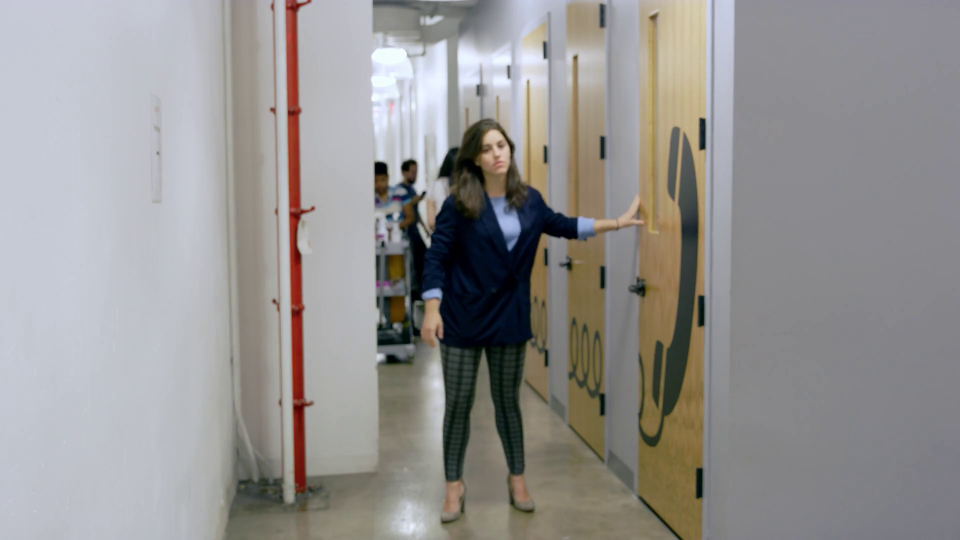
#> input picture frame 29 of test_videos/real_62pct.mp4, 1920 x 1080 px, given in place of test.mp4, which was not available (shown at 1/2 size)
$ python frame_extractor.py   (older library calls are emulated)
#> lines starting #> are read from the running program, lines starting #| are printed output that depends on the picture; after the words box and inside, x2 and y2 are one past the last pixel; in counts of white or black regions, pixels touching at a corner belong together; long printed decimals are rounded; pictures that were not available may be replaced by others from this repository, and a replacement may not be noted
import cv2
import os
import time
from datetime import datetime

# Face detector
face_cascade = cv2.CascadeClassifier(
    cv2.data.haarcascades +
    'haarcascade_frontalface_default.xml'
)


def extract_frames(video_path, output_folder):

    # Current date
#> called with video_path = 'uploads/test.mp4', output_folder = 'extracted_frames/test_video'
    current_date = datetime.now().strftime(
        "%Y-%m-%d"
    )

    # Video name
    video_name = os.path.splitext(
        os.path.basename(video_path)
    )[0]

    # User name
    user_name = "user_1"

    # Organized output folder
    output_folder = os.path.join(
        "extracted_frames",
        user_name,
        current_date,
        video_name
    )

    # Create folders
    os.makedirs(output_folder, exist_ok=True)

    # Open video
    video = cv2.VideoCapture(video_path)

    # Counters
    frame_count = 0
    saved_count = 0
    error_count = 0

    # Check video
    if not video.isOpened():

        print("Error opening video")

        error_count += 1

        return

    # Start timer
    start_time = time.time()

    while True:

        # Read frame
        success, frame = video.read()
#> frame is the input picture: shape (1080, 1920, 3); mean B, G, R 145.4, 146.4, 148.4

        # End of video
        if not success:
            break

        # Save 1 frame every 10 frames
        if frame_count % 10 == 0:

            # Convert to grayscale
            gray = cv2.cvtColor(
                frame,
                cv2.COLOR_BGR2GRAY
            )
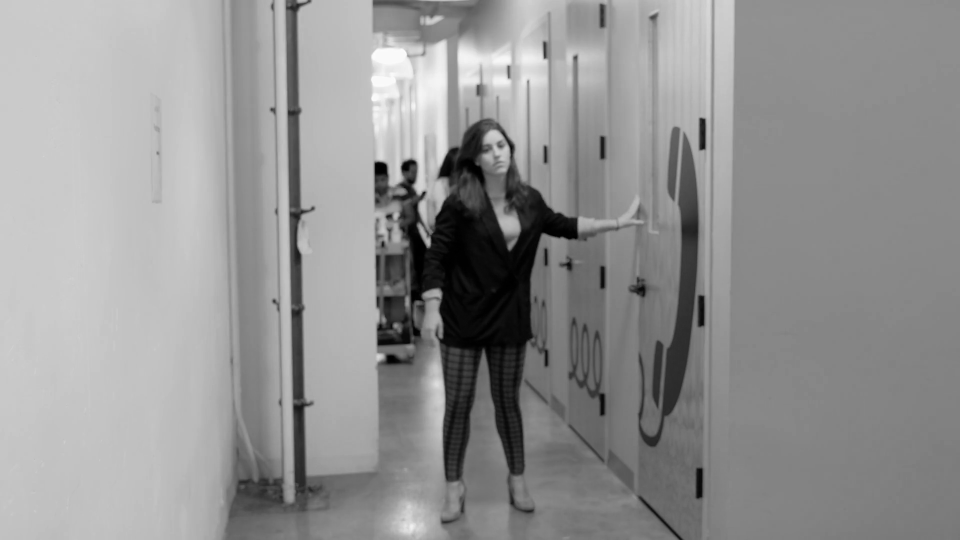
#> gray: shape (1080, 1920) (shown at 1/2 size); min 0, max 253, mean 146.9

            # Blur detection
            variance = cv2.Laplacian(
                gray,
                cv2.CV_64F
            ).var()
#> variance = 6.58

            print("Variance:", variance)
#| Variance: 6.579

            # Ignore blurry frames
            if variance < 1:

                frame_count += 1
                continue

            # Brightness detection
            brightness = gray.mean()
#> brightness = 146.9

            print("Brightness:", brightness)
#| Brightness: 146.940

            # Ignore dark frames
            if brightness < 30:

                frame_count += 1
                continue

            # Face detection
            faces = face_cascade.detectMultiScale(
                gray,
                scaleFactor=1.1,
                minNeighbors=5
            )
#> faces = [[950, 264, 82, 82]]

            print("Faces detected:", len(faces))
#| Faces detected: 1

            # Ignore frames without faces
            if len(faces) == 0:

                frame_count += 1
                continue

            # Draw rectangle around faces
            for (x, y, w, h) in faces:

                cv2.rectangle(
                    frame,
                    (x, y),
                    (x + w, y + h),
                    (0, 255, 0),
                    2
                )
#> this loop made 1 pass
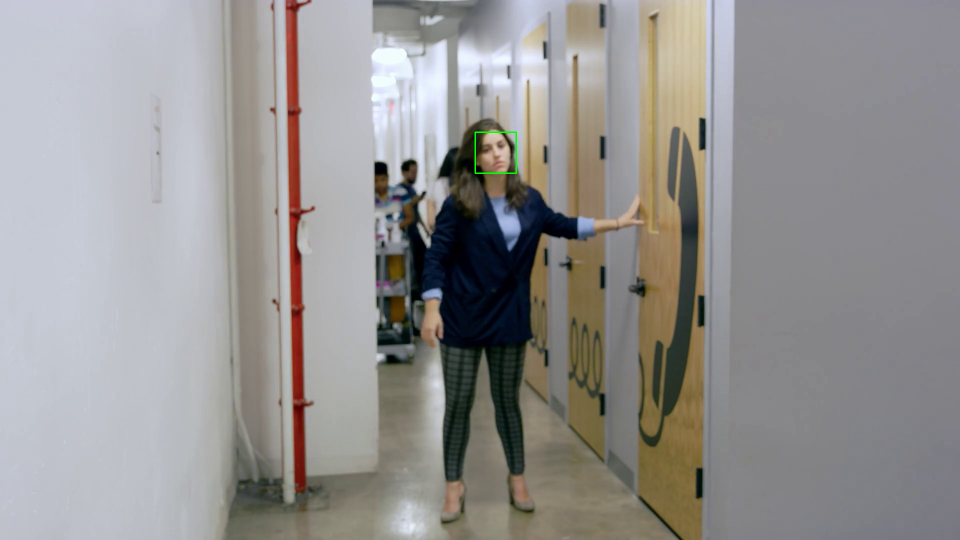
#> frame: shape (1080, 1920, 3) (shown at 1/2 size); 0.05% of pixels changed, all inside (x1, y1, x2, y2) = (949, 263, 1034, 348)

            # Convert BGR to RGB
            frame = cv2.cvtColor(
                frame,
                cv2.COLOR_BGR2RGB
            )

            # Resize frame
            frame = cv2.resize(
                frame,
                (224, 224)
            )
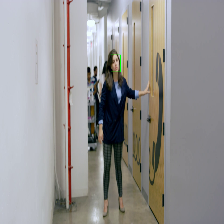
#> frame: shape (224, 224, 3); mean R, G, B 148.2, 146.4, 145.3

            print("Frame resized:", frame.shape)
#| Frame resized: (224, 224, 3)

            # Save path
            frame_filename = os.path.join(
                output_folder,
                f"frame_{saved_count}.jpg"
            )

            # Save image
            cv2.imwrite(
                frame_filename,
                frame
            )

            print(f"Saved: {frame_filename}")

            saved_count += 1

        frame_count += 1

    video.release()

    # End timer
    end_time = time.time()

    execution_time = round(
        end_time - start_time,
        2
    )

    # Logs
    log_message = f"""
Video: {video_path}
Frames extracted: {saved_count}
Execution time: {execution_time} sec
Errors: {error_count}

-------------------------
"""

    with open("logs.txt", "a") as log_file:

        log_file.write(log_message)

    print(f"\n{saved_count} frames extracted successfully.")


# TEST
extract_frames(
    "uploads/test.mp4",
    "extracted_frames/test_video"
)

$ run again, starting later in the video
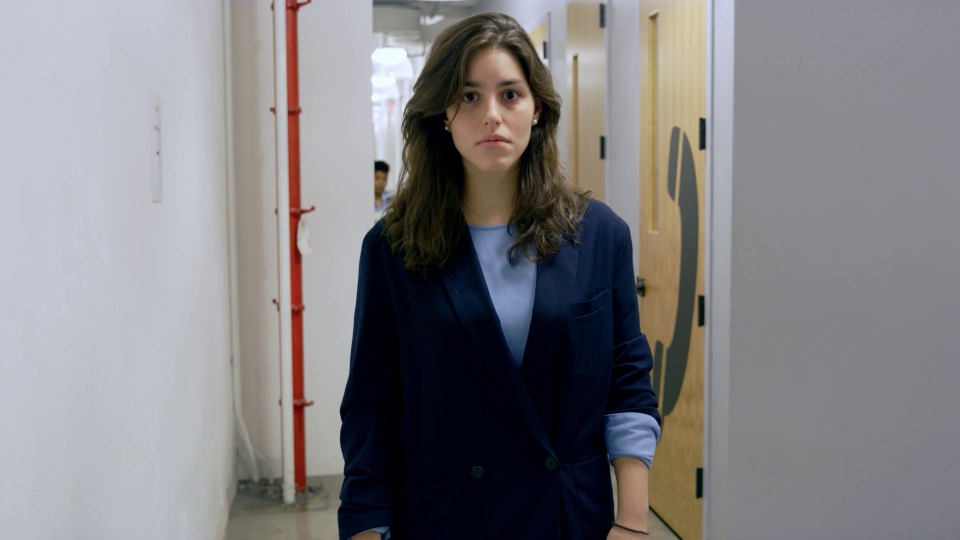
#> input picture frame 133 of test_videos/real_62pct.mp4, 1920 x 1080 px, given in place of test.mp4, which was not available (shown at 1/2 size)
#> in extract_frames, frame is the input picture: shape (1080, 1920, 3); mean B, G, R 129.4, 126.8, 128.6
#> in extract_frames, `gray = cv2.cvtColor( frame, cv2.COLOR_BGR2GRAY )`:
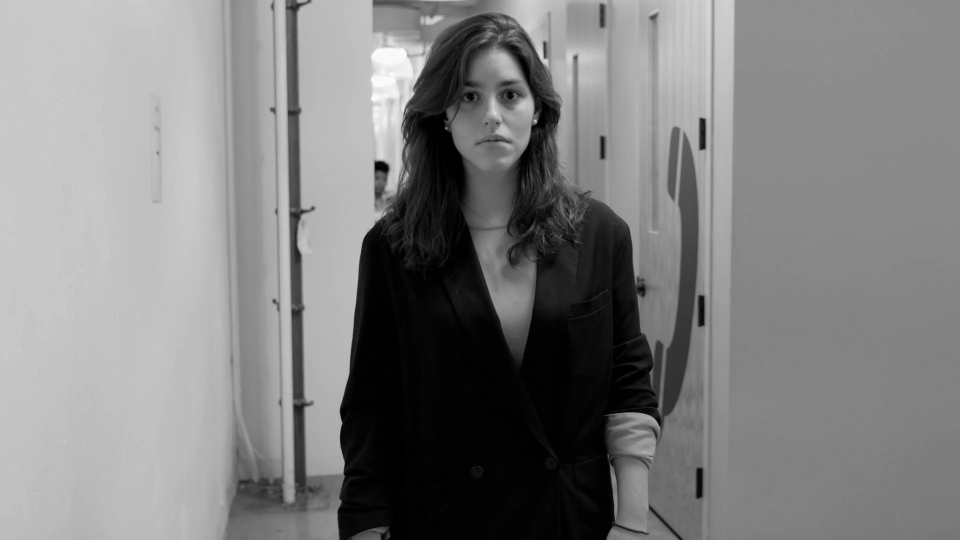
#> gray: shape (1080, 1920) (shown at 1/2 size); min 0, max 253, mean 127.7
#> variance = 15.58
#| Variance: 15.579
#> brightness = 127.7
#| Brightness: 127.683
#> faces = [[745, 345, 35, 35], [912, 373, 111, 111], [861, 104, 239, 239]]
#| Faces detected: 3
#> the loop in extract_frames, `for (x, y, w, h) in faces: ` made 3 passes
#> in extract_frames, `frame = cv2.resize( frame, (224, 224) )`:
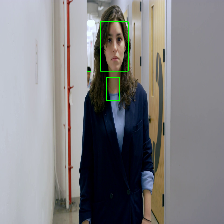
#> frame: shape (224, 224, 3); mean R, G, B 128.2, 127.6, 129.1
#| Frame resized: (224, 224, 3)

$ run again, starting later in the video
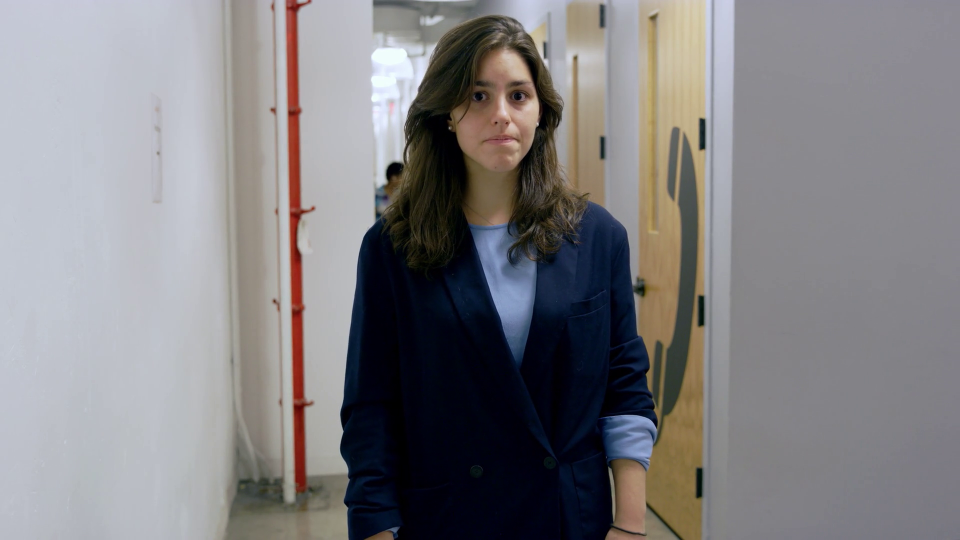
#> input picture frame 237 of test_videos/real_62pct.mp4, 1920 x 1080 px, given in place of test.mp4, which was not available (shown at 1/2 size)
#> in extract_frames, frame is the input picture: shape (1080, 1920, 3); mean B, G, R 130, 127.4, 129.1
#> in extract_frames, `gray = cv2.cvtColor( frame, cv2.COLOR_BGR2GRAY )`:
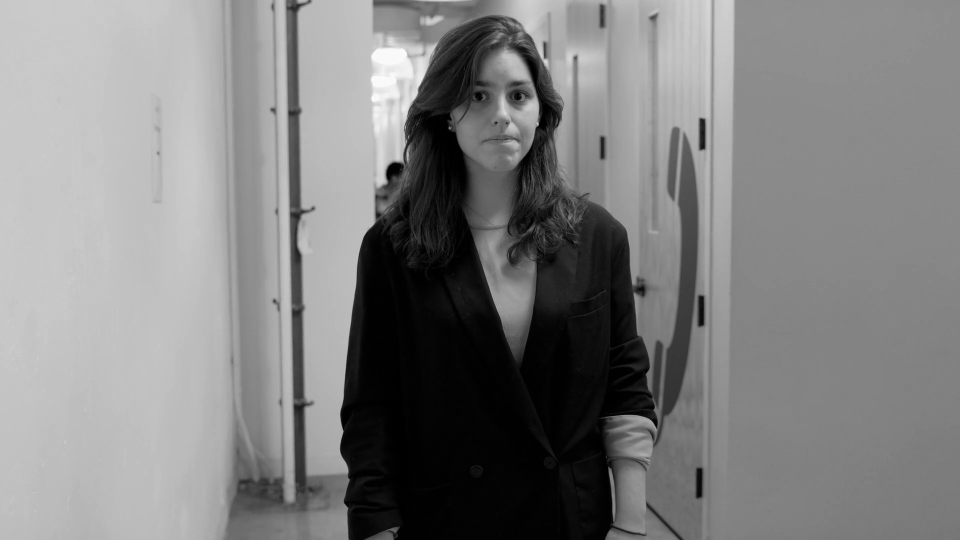
#> gray: shape (1080, 1920) (shown at 1/2 size); min 0, max 253, mean 128.2
#> variance = 21.82
#| Variance: 21.824
#> brightness = 128.2
#| Brightness: 128.233
#> faces = [[910, 367, 120, 120], [948, 417, 111, 111], [885, 107, 225, 225]]
#| Faces detected: 3
#> the loop in extract_frames, `for (x, y, w, h) in faces: ` made 3 passes
#> in extract_frames, `frame = cv2.resize( frame, (224, 224) )`:
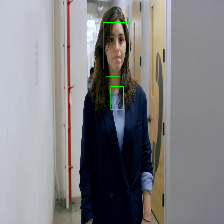
#> frame: shape (224, 224, 3); mean R, G, B 128.8, 127.9, 129.7
#| Frame resized: (224, 224, 3)
